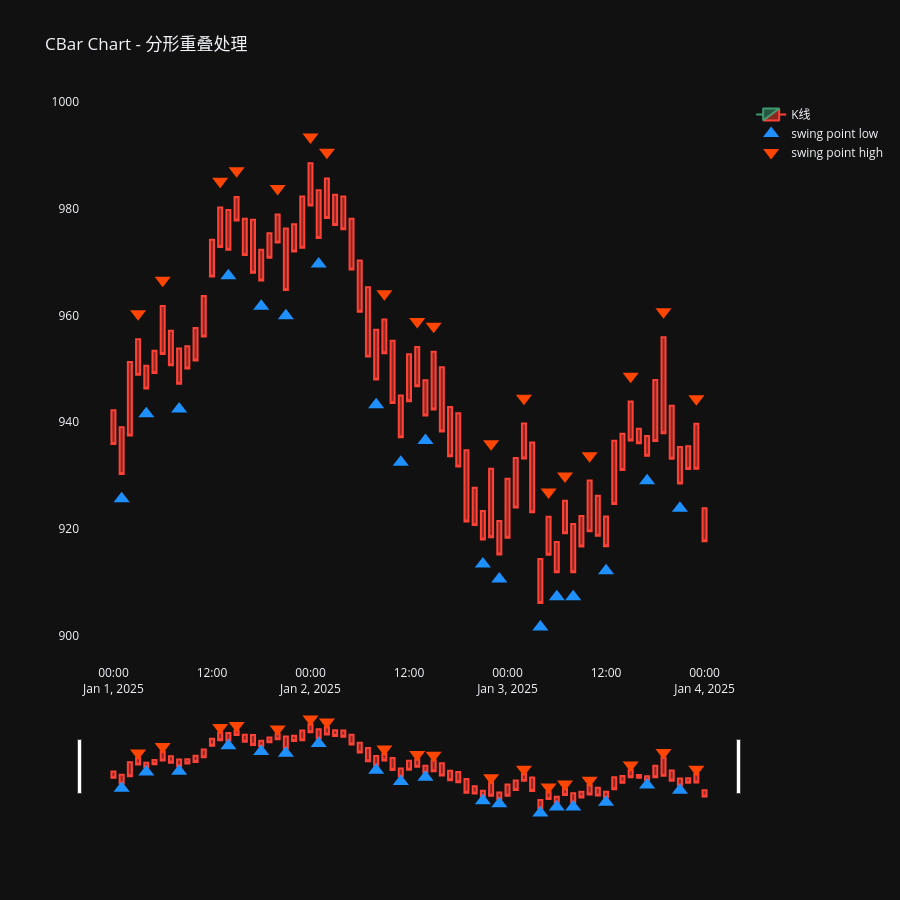

The notebook cell this image was saved under:
### Code cell
from time import sleep

import pandas as pd

from IPython.display import display

from pulao.constant import SwingPointLevel, SwingPointType
from pulao.trend import TrendManager
from pulao.swing import SwingManager
from pulao.bar import SBar, SBarManager, CBarManager, CBar
from vnpy.trader.constant import Exchange, Interval
from vnpy.trader.object import BarData

import polars as pl
import plotly.graph_objects as go
from plotly.subplots import make_subplots

df = pl.read_csv("../dataset/I8888.XDCE_60m.csv", try_parse_dates=True)
df = df.head(100)  # test

sbar_list = []
columns = df.columns

for idx, row in enumerate(df.iter_rows()):
    row_dict = dict(zip(columns, row))
    # datetime,open,close,high,low,volume,money,open_interest,signal
    datetime = row_dict["datetime"]
    open = row_dict["open"]
    close = row_dict["close"]
    high = row_dict["high"]
    low = row_dict["low"]
    volume = row_dict["volume"]
    money = row_dict["money"]
    open_interest = row_dict["open_interest"]

    bar = BarData(
        gateway_name="ctp-test",
        symbol="i8888",
        exchange=Exchange.SHFE,
        interval=Interval.MINUTE,
        datetime=datetime,
        open_price=open,
        close_price=close,
        high_price=high,
        low_price=low,
        volume=volume,
        open_interest=open_interest,
        turnover=money,
    )
    sbar = SBar(index= len(sbar_list), symbol=bar.symbol, exchange=bar.exchange.value, interval=bar.interval.value,datetime=datetime,turnover=money,open_price=open,close_price=close,high_price=high,low_price=low,volume=volume)

    sbar_list.append(sbar)
# 模拟行情数据接收
sbar_manager = SBarManager()
cbar_manager = CBarManager(sbar_manager=sbar_manager)
swing_manager = SwingManager(cbar_manager=cbar_manager)
trend_manager = TrendManager(swing_manager=swing_manager)

# 流入模拟数据
for sbar in sbar_list:
    sbar_manager.append(sbar)

#
# region 2. Plotly - Cbar
#
df_pandas2 = cbar_manager.df_cbar.to_pandas()
df_pandas2["datetime"] = pd.date_range("2025-01-01", periods=df_pandas2.shape[0], freq="h")
df_pandas2["open_price"] = df_pandas2["high_price"]
df_pandas2["close_price"] = df_pandas2["low_price"]

fig2 = make_subplots(
    rows=1, cols=1
)
fig2.add_trace(go.Candlestick(
    x=df_pandas2['datetime'],
    open=df_pandas2['open_price'],
    high=df_pandas2['high_price'],
    low=df_pandas2['low_price'],
    close=df_pandas2['close_price'],
    name='K线',
), row=1, col=1)

df_swing_point_low2 = df_pandas2[(df_pandas2['swing_point_type'] == SwingPointType.LOW) & (df_pandas2["swing_point_level"] == SwingPointLevel.MAJOR)]

fig2.add_trace(go.Scatter(
    x=df_swing_point_low2['datetime'],
    y=df_swing_point_low2['low_price'] * 0.995,   # 放在K线最低价下方一点，不遮挡蜡烛
    mode='markers',
    name='swing point low',
    marker=dict(
        symbol='triangle-up',
        size=14,
        color='#1E90FF',
    ),
    hovertemplate=
        "<b>波段低点</b><br>" +
        "时间: %{x}<br>" +
        "价格: %{y:.2f}<br>" +
        "<extra></extra>"
), row=1, col=1)


df_swing_point_high2 = df_pandas2[(df_pandas2['swing_point_type'] == SwingPointType.HIGH) & (df_pandas2["swing_point_level"] == SwingPointLevel.MAJOR)]

fig2.add_trace(go.Scatter(
    x=df_swing_point_high2['datetime'],
    y=df_swing_point_high2['high_price'] * 1.005,  # 放在K线最高价上方一点
    mode='markers',
    name='swing point high',
    marker=dict(
        symbol='triangle-down',
        size=14,
        color='#FF4500',
    ),
    hovertemplate=
        "<b>波段高点</b><br>" +
        "时间: %{x}<br>" +
        "价格: %{y:.2f}<br>" +
        "<extra></extra>"
), row=1, col=1)


df_swing_point_low21 = df_pandas2[(df_pandas2['swing_point_type'] == SwingPointType.LOW) & (df_pandas2["swing_point_level"] == SwingPointLevel.MINOR)]

fig2.add_trace(go.Scatter(
    x=df_swing_point_low21['datetime'],
    y=df_swing_point_low21['low_price'] * 0.995,   # 放在K线最低价下方一点，不遮挡蜡烛
    mode='markers',
    name='swing point low - 1',
    marker=dict(
        symbol='triangle-up',
        size=14,
        color='#333333',
    ),
    hovertemplate=
        "<b>波段低点</b><br>" +
        "时间: %{x}<br>" +
        "价格: %{y:.2f}<br>" +
        "<extra></extra>"
), row=1, col=1)


df_swing_point_high21 = df_pandas2[(df_pandas2['swing_point_type'] == SwingPointType.HIGH) & (df_pandas2["swing_point_level"] == SwingPointLevel.MINOR)]

fig2.add_trace(go.Scatter(
    x=df_swing_point_high21['datetime'],
    y=df_swing_point_high21['high_price'] * 1.005,  # 放在K线最高价上方一点
    mode='markers',
    name='swing point high - 1',
    marker=dict(
        symbol='triangle-down',
        size=14,
        color='#333333',
    ),
    hovertemplate=
        "<b>波段高点</b><br>" +
        "时间: %{x}<br>" +
        "价格: %{y:.2f}<br>" +
        "<extra></extra>"
), row=1, col=1)



# title = 'CBar Chart - K线合并处理'
title = 'CBar Chart - 分形重叠处理'
# title = 'CBar Chart - 次级别处理'
# title = 'CBar Chart - 连续同级别同向高低点处理'
fig2.update_layout(title=title,
    height=900,
    hovermode='x unified',    # X轴悬停联动虚线
)

fig2.update_xaxes(
    showgrid=False,
)

fig2.update_yaxes(
    showgrid=False,
)

fig2.show()


# endregion

### Figure 1 — Plotly figure (JSON) as saved in the notebook; plotly's stock layout.template omitted (floating-point values rounded to 4 significant figures)
{"data": [{"close": [935.9, 930.3, 937.5, 948.9, 946.3, 949.2, 952.8, 950.7, 947.2, 950.1, 951.6, 956.1, 967.3, 972.9, 972.3, 977.8, 971.3, 968.0, 966.6, 970.8, 973.7, 964.8, 972.0, 972.7, 980.6, 974.5, 978.3, 977.0, 976.2, 968.6, 960.7, 952.3, 948.0, 952.9, 943.6, 937.2, 943.9, 946.7, 941.3, 942.4, 938.2, 933.6, 931.7, 921.4, 920.7, 918.0, 918.5, 915.2, 918.4, 924.0, 933.2, 923.1, 906.1, 915.2, 911.9, 919.2, 911.9, 916.7, 919.6, 918.7, 916.7, 924.7, 931.0, 936.6, 936.0, 933.7, 936.5, 937.9, 933.2, 928.5, 931.2, 931.3, 917.7], "high": [942.2, 939.1, 951.3, 955.6, 950.6, 953.4, 961.8, 957.1, 953.8, 954.3, 957.7, 963.6, 974.2, 980.3, 979.8, 982.2, 978.1, 977.9, 972.3, 975.4, 978.9, 976.3, 977.1, 982.3, 988.5, 983.5, 985.7, 982.7, 982.3, 978.1, 970.3, 965.3, 957.4, 959.3, 955.3, 945.0, 952.7, 954.1, 947.9, 953.2, 950.3, 942.8, 941.7, 934.7, 927.7, 923.3, 931.3, 921.5, 929.4, 933.3, 939.8, 936.2, 914.4, 922.3, 917.5, 925.3, 920.9, 922.4, 929.1, 926.2, 922.4, 936.5, 937.9, 943.9, 938.8, 937.4, 947.9, 955.9, 943.1, 935.4, 935.5, 939.7, 923.9], "low": [935.9, 930.3, 937.5, 948.9, 946.3, 949.2, 952.8, 950.7, 947.2, 950.1, 951.6, 956.1, 967.3, 972.9, 972.3, 977.8, 971.3, 968.0, 966.6, 970.8, 973.7, 964.8, 972.0, 972.7, 980.6, 974.5, 978.3, 977.0, 976.2, 968.6, 960.7, 952.3, 948.0, 952.9, 943.6, 937.2, 943.9, 946.7, 941.3, 942.4, 938.2, 933.6, 931.7, 921.4, 920.7, 918.0, 918.5, 915.2, 918.4, 924.0, 933.2, 923.1, 906.1, 915.2, 911.9, 919.2, 911.9, 916.7, 919.6, 918.7, 916.7, 924.7, 931.0, 936.6, 936.0, 933.7, 936.5, 937.9, 933.2, 928.5, 931.2, 931.3, 917.7], "name": "K线", "open": [942.2, 939.1, 951.3, 955.6, 950.6, 953.4, 961.8, 957.1, 953.8, 954.3, 957.7, 963.6, 974.2, 980.3, 979.8, 982.2, 978.1, 977.9, 972.3, 975.4, 978.9, 976.3, 977.1, 982.3, 988.5, 983.5, 985.7, 982.7, 982.3, 978.1, 970.3, 965.3, 957.4, 959.3, 955.3, 945.0, 952.7, 954.1, 947.9, 953.2, 950.3, 942.8, 941.7, 934.7, 927.7, 923.3, 931.3, 921.5, 929.4, 933.3, 939.8, 936.2, 914.4, 922.3, 917.5, 925.3, 920.9, 922.4, 929.1, 926.2, 922.4, 936.5, 937.9, 943.9, 938.8, 937.4, 947.9, 955.9, 943.1, 935.4, 935.5, 939.7, 923.9], "x": ["2025-01-01T00:00:00.000000000", "2025-01-01T01:00:00.000000000", "2025-01-01T02:00:00.000000000", "2025-01-01T03:00:00.000000000", "2025-01-01T04:00:00.000000000", "2025-01-01T05:00:00.000000000", "2025-01-01T06:00:00.000000000", "2025-01-01T07:00:00.000000000", "2025-01-01T08:00:00.000000000", "2025-01-01T09:00:00.000000000", "2025-01-01T10:00:00.000000000", "2025-01-01T11:00:00.000000000", "2025-01-01T12:00:00.000000000", "2025-01-01T13:00:00.000000000", "2025-01-01T14:00:00.000000000", "2025-01-01T15:00:00.000000000", "2025-01-01T16:00:00.000000000", "2025-01-01T17:00:00.000000000", "2025-01-01T18:00:00.000000000", "2025-01-01T19:00:00.000000000", "2025-01-01T20:00:00.000000000", "2025-01-01T21:00:00.000000000", "2025-01-01T22:00:00.000000000", "2025-01-01T23:00:00.000000000", "2025-01-02T00:00:00.000000000", "2025-01-02T01:00:00.000000000", "2025-01-02T02:00:00.000000000", "2025-01-02T03:00:00.000000000", "2025-01-02T04:00:00.000000000", "2025-01-02T05:00:00.000000000", "2025-01-02T06:00:00.000000000", "2025-01-02T07:00:00.000000000", "2025-01-02T08:00:00.000000000", "2025-01-02T09:00:00.000000000", "2025-01-02T10:00:00.000000000", "2025-01-02T11:00:00.000000000", "2025-01-02T12:00:00.000000000", "2025-01-02T13:00:00.000000000", "2025-01-02T14:00:00.000000000", "2025-01-02T15:00:00.000000000", "2025-01-02T16:00:00.000000000", "2025-01-02T17:00:00.000000000", "2025-01-02T18:00:00.000000000", "2025-01-02T19:00:00.000000000", "2025-01-02T20:00:00.000000000", "2025-01-02T21:00:00.000000000", "2025-01-02T22:00:00.000000000", "2025-01-02T23:00:00.000000000", "2025-01-03T00:00:00.000000000", "2025-01-03T01:00:00.000000000", "2025-01-03T02:00:00.000000000", "2025-01-03T03:00:00.000000000", "2025-01-03T04:00:00.000000000", "2025-01-03T05:00:00.000000000", "2025-01-03T06:00:00.000000000", "2025-01-03T07:00:00.000000000", "2025-01-03T08:00:00.000000000", "2025-01-03T09:00:00.000000000", "2025-01-03T10:00:00.000000000", "2025-01-03T11:00:00.000000000", "2025-01-03T12:00:00.000000000", "2025-01-03T13:00:00.000000000", "2025-01-03T14:00:00.000000000", "2025-01-03T15:00:00.000000000", "2025-01-03T16:00:00.000000000", "2025-01-03T17:00:00.000000000", "2025-01-03T18:00:00.000000000", "2025-01-03T19:00:00.000000000", "2025-01-03T20:00:00.000000000", "2025-01-03T21:00:00.000000000", "2025-01-03T22:00:00.000000000", "2025-01-03T23:00:00.000000000", "2025-01-04T00:00:00.000000000"], "type": "candlestick", "xaxis": "x", "yaxis": "y"}, {"hovertemplate": "<b>波段低点</b><br>时间: %{x}<br>价格: %{y:.2f}<br><extra></extra>", "marker": {"color": "#1E90FF", "size": 14, "symbol": "triangle-up"}, "mode": "markers", "name": "swing point low", "x": ["2025-01-01T01:00:00.000000000", "2025-01-01T04:00:00.000000000", "2025-01-01T08:00:00.000000000", "2025-01-01T14:00:00.000000000", "2025-01-01T18:00:00.000000000", "2025-01-01T21:00:00.000000000", "2025-01-02T01:00:00.000000000", "2025-01-02T08:00:00.000000000", "2025-01-02T11:00:00.000000000", "2025-01-02T14:00:00.000000000", "2025-01-02T21:00:00.000000000", "2025-01-02T23:00:00.000000000", "2025-01-03T04:00:00.000000000", "2025-01-03T06:00:00.000000000", "2025-01-03T08:00:00.000000000", "2025-01-03T12:00:00.000000000", "2025-01-03T17:00:00.000000000", "2025-01-03T21:00:00.000000000"], "y": [925.6, 941.6, 942.5, 967.4, 961.8, 960.0, 969.7, 943.3, 932.5, 936.6, 913.4, 910.6, 901.6, 907.3, 907.3, 912.2, 929.0, 923.9], "type": "scatter", "xaxis": "x", "yaxis": "y"}, {"hovertemplate": "<b>波段高点</b><br>时间: %{x}<br>价格: %{y:.2f}<br><extra></extra>", "marker": {"color": "#FF4500", "size": 14, "symbol": "triangle-down"}, "mode": "markers", "name": "swing point high", "x": ["2025-01-01T03:00:00.000000000", "2025-01-01T06:00:00.000000000", "2025-01-01T13:00:00.000000000", "2025-01-01T15:00:00.000000000", "2025-01-01T20:00:00.000000000", "2025-01-02T00:00:00.000000000", "2025-01-02T02:00:00.000000000", "2025-01-02T09:00:00.000000000", "2025-01-02T13:00:00.000000000", "2025-01-02T15:00:00.000000000", "2025-01-02T22:00:00.000000000", "2025-01-03T02:00:00.000000000", "2025-01-03T05:00:00.000000000", "2025-01-03T07:00:00.000000000", "2025-01-03T10:00:00.000000000", "2025-01-03T15:00:00.000000000", "2025-01-03T19:00:00.000000000", "2025-01-03T23:00:00.000000000"], "y": [960.3, 966.6, 985.2, 987.1, 983.8, 993.5, 990.6, 964.1, 958.9, 958.0, 935.9, 944.5, 926.9, 929.9, 933.7, 948.6, 960.7, 944.4], "type": "scatter", "xaxis": "x", "yaxis": "y"}, {"hovertemplate": "<b>波段低点</b><br>时间: %{x}<br>价格: %{y:.2f}<br><extra></extra>", "marker": {"color": "#333333", "size": 14, "symbol": "triangle-up"}, "mode": "markers", "name": "swing point low - 1", "x": [], "y": [], "type": "scatter", "xaxis": "x", "yaxis": "y"}, {"hovertemplate": "<b>波段高点</b><br>时间: %{x}<br>价格: %{y:.2f}<br><extra></extra>", "marker": {"color": "#333333", "size": 14, "symbol": "triangle-down"}, "mode": "markers", "name": "swing point high - 1", "x": [], "y": [], "type": "scatter", "xaxis": "x", "yaxis": "y"}], "layout": {"xaxis": {"anchor": "y", "domain": [0.0, 1.0], "showgrid": false}, "yaxis": {"anchor": "x", "domain": [0.0, 1.0], "showgrid": false}, "title": {"text": "CBar Chart - 分形重叠处理"}, "height": 900, "hovermode": "x unified"}}
